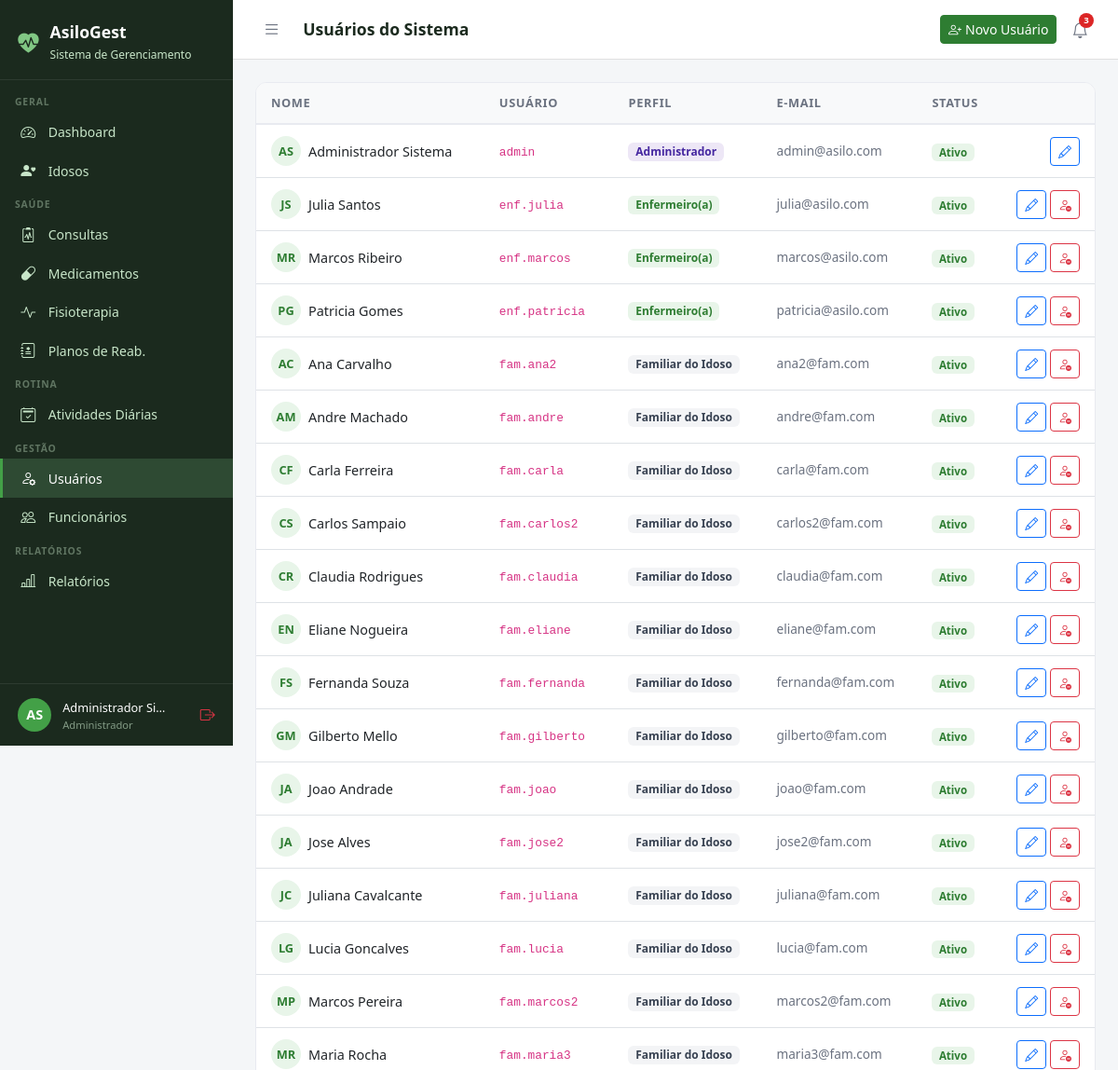
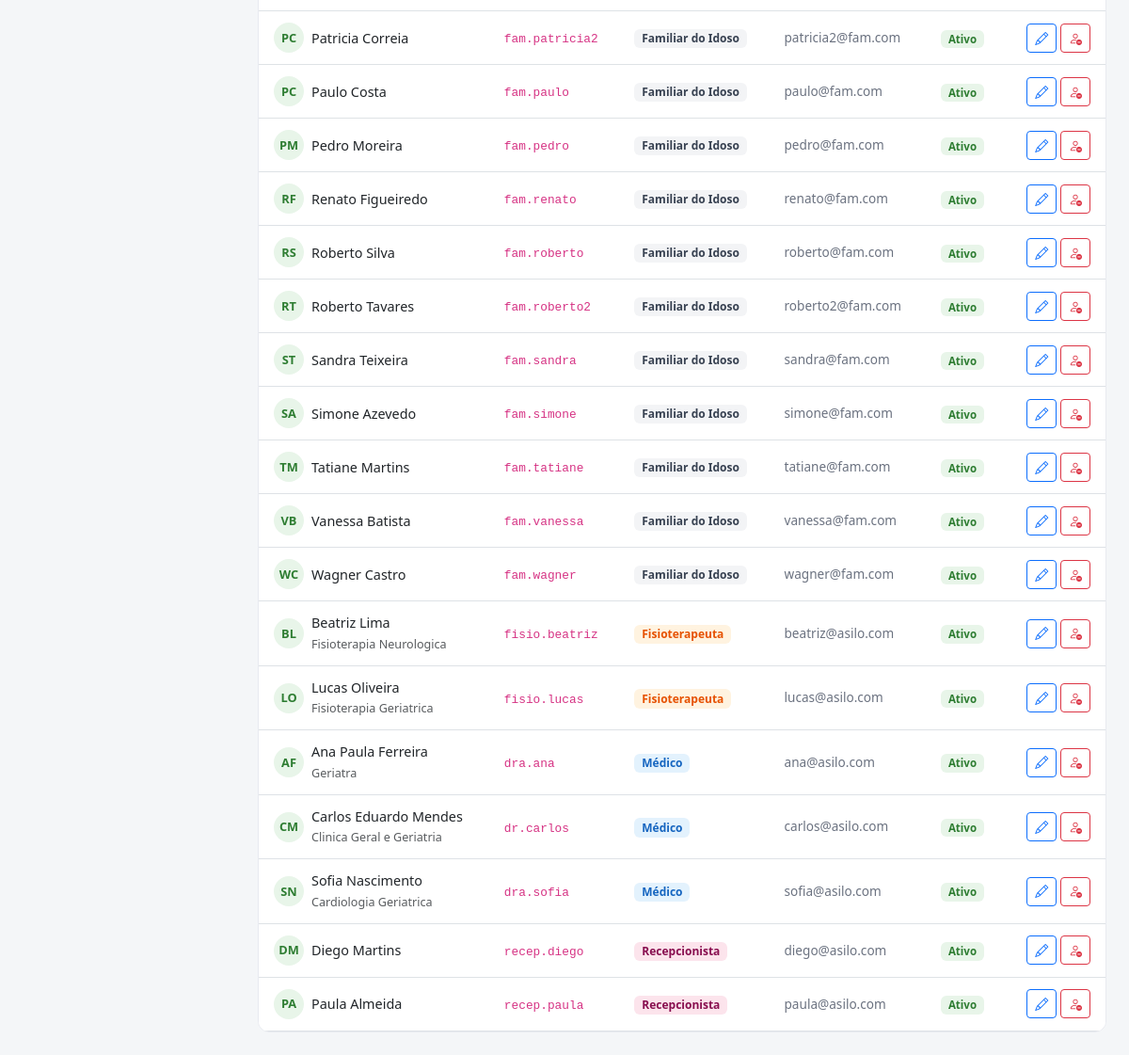
Screenshot of /usuarios/ (signed in) with the database file from the repository (2 pictures, top to bottom).
### core/models.py (models this page shows, shortened)
class Usuario(AbstractUser):
    PERFIL_CHOICES = [
        ('administrador', 'Administrador'),
        ('medico', 'Médico'),
        ('fisioterapeuta', 'Fisioterapeuta'),
        ('enfermeiro', 'Enfermeiro(a)'),
        ('recepcionista', 'Recepcionista'),
        ('familiar', 'Familiar do Idoso'),
    ]
    perfil = models.CharField(
        max_length=20, choices=PERFIL_CHOICES,
        default='recepcionista', verbose_name='Perfil de Acesso'
    )
    telefone = models.CharField(max_length=15, blank=True, verbose_name='Telefone')
    cpf = models.CharField(max_length=14, unique=True, null=True, blank=True, verbose_name='CPF')
    foto = models.ImageField(upload_to='usuarios/', blank=True, null=True, verbose_name='Foto')
    data_nascimento = models.DateField(null=True, blank=True, verbose_name='Data de Nascimento')
    especialidade = models.CharField(
        max_length=100, blank=True, verbose_name='Especialidade',
        help_text='Preencha para Médico ou Fisioterapeuta'
    )
    data_admissao = models.DateField(null=True, blank=True, verbose_name='Data de Admissão')
    primeiro_acesso = models.BooleanField(
        default=True, verbose_name='Primeiro Acesso',
        help_text='Usuário deve definir senha no primeiro login'
    )
    ativo = models.BooleanField(default=True, verbose_name='Ativo')
    criado_em = models.DateTimeField(auto_now_add=True)
    class Meta:
        verbose_name = 'Usuário'
        verbose_name_plural = 'Usuários'
        ordering = ['first_name', 'last_name']
    @property
    def is_administrador(self):
        return self.perfil == 'administrador' or self.is_superuser
    @property
    def is_fisioterapeuta(self):
        return self.perfil == 'fisioterapeuta'
    @property
    def is_recepcionista(self):
        return self.perfil == 'recepcionista'
    @property
    def is_familiar(self):
        return self.perfil == 'familiar'
    @property
    def pode_ver_saude(self):
        return (self.is_administrador or self.is_medico
                or self.is_fisioterapeuta or self.is_enfermeiro)
    @property
    def pode_cadastrar_usuarios(self):
        return self.is_administrador or self.is_recepcionista
    @property
    def pode_administrar(self):
        return self.is_administrador

### core/views.py (the view)
# urls.py: path('usuarios/', views.usuarios_lista, name='usuarios_lista'),
@login_required
@admin_ou_recepcionista_required
def usuarios_lista(request):
    usuarios = Usuario.objects.all().order_by('perfil', 'first_name')
    if request.user.is_recepcionista:
        usuarios = usuarios.exclude(perfil='administrador')
    return render(request, 'usuarios/lista.html', {'usuarios': usuarios})

### templates/usuarios/lista.html (shortened to what this page needs)
{% extends 'base.html' %}
{% block page_title %}Usuários do Sistema{% endblock %}
{% block topbar_actions %}
{% if request.user.pode_cadastrar_usuarios %}
<a href="{% url 'usuario_novo' %}" class="btn btn-primary btn-sm">
  <i class="bi bi-person-plus me-1"></i>Novo Usuário
</a>
{% endif %}
{% endblock %}
{% block content %}
<div class="table-card">
  <table class="table table-hover">
    <thead>
      <tr>
        <th>Nome</th>
        <th>Usuário</th>
        <th>Perfil</th>
        <th>E-mail</th>
        <th>Status</th>
        <th></th>
      </tr>
    </thead>
    <tbody>
      {% for u in usuarios %}
      <tr>
        <td>
          <div class="d-flex align-items-center gap-2">
            <div style="width:32px;height:32px;background:#E8F5E9;border-radius:50%;display:flex;align-items:center;justify-content:center;font-weight:700;font-size:.8rem;color:#2E7D32;flex-shrink:0;">
              {{ u.first_name|first|upper }}{{ u.last_name|first|upper }}
            </div>
            <div>
              <div style="font-weight:500;font-size:.9rem;">{{ u.get_full_name }}</div>
              {% if u.especialidade %}<small class="text-muted">{{ u.especialidade }}</small>{% endif %}
            </div>
          </div>
        </td>
        <td><code style="font-size:.8rem;">{{ u.username }}</code></td>
        <td>
          <span class="badge" style="
            {% if u.perfil == 'administrador' %}background:#EDE7F6;color:#4527A0;
            {% elif u.perfil == 'medico' %}background:#E3F2FD;color:#1565C0;
            {% elif u.perfil == 'enfermeiro' %}background:#E8F5E9;color:#2E7D32;
            {% elif u.perfil == 'fisioterapeuta' %}background:#FFF3E0;color:#E65100;
            {% elif u.perfil == 'recepcionista' %}background:#FCE4EC;color:#880E4F;
            {% else %}background:#F3F4F6;color:#374151;{% endif %}
            font-size:.75rem;font-weight:600;">
            {{ u.get_perfil_display }}
          </span>
        </td>
        <td style="font-size:.85rem;color:#6B7280;">{{ u.email }}</td>
        <td>
          {% if u.primeiro_acesso %}
            <span class="badge bg-warning text-dark" style="font-size:.72rem;">Aguardando 1º acesso</span>
          {% elif u.ativo %}
            <span class="badge" style="background:#E8F5E9;color:#2E7D32;font-size:.72rem;">Ativo</span>
          {% else %}
            <span class="badge" style="background:#FFEBEE;color:#C62828;font-size:.72rem;">Inativo</span>
          {% endif %}
        </td>
        <td class="text-end">
          {% if request.user.is_administrador or not u.is_administrador %}
          <a href="{% url 'usuario_editar' u.pk %}" class="btn btn-sm btn-outline-primary">
            <i class="bi bi-pencil"></i>
          </a>
          {% if request.user.is_administrador and u != request.user %}
          <a href="{% url 'usuario_excluir' u.pk %}" class="btn btn-sm btn-outline-danger">
            <i class="bi bi-person-dash"></i>
          </a>
          {% endif %}
          {% endif %}
        </td>
      </tr>
      {% empty %}
      <tr><td colspan="6" class="text-center py-4 text-muted">Nenhum usuário encontrado.</td></tr>
      {% endfor %}
    </tbody>
  </table>
</div>
{% endblock %}

### templates/base.html (shortened to what this page needs)
<!DOCTYPE html>
<html lang="pt-br">
<head>
  <link href="https://cdn.jsdelivr.net/npm/bootstrap@5.3.0/dist/css/bootstrap.min.css" rel="stylesheet">
  <link href="https://cdn.jsdelivr.net/npm/bootstrap-icons@1.11.0/font/bootstrap-icons.css" rel="stylesheet">
</head>
<body>
{% if user.is_authenticated %}
<div id="sidebar">
  <div class="sidebar-brand">
    <i class="bi bi-heart-pulse-fill" style="color:#81C784;font-size:1.4rem;"></i>
    <div>
      <h5 style="margin:0;">AsiloGest</h5>
      <small>Sistema de Gerenciamento</small>
    </div>
  </div>
  <nav class="sidebar-nav">
    <div class="nav-section">Geral</div>
    <a href="{% url 'dashboard' %}" class="sidebar-link {% if request.resolver_match.url_name == 'dashboard' %}active{% endif %}">
      <i class="bi bi-speedometer2"></i> Dashboard
    </a>
    <a href="{% url 'idosos:lista' %}" class="sidebar-link">
      <i class="bi bi-person-heart"></i>
      {% if user.is_familiar %}Meus Familiares{% else %}Idosos{% endif %}
    </a>
    {% if user.pode_ver_saude or user.is_familiar %}
    <div class="nav-section">Saúde</div>
    <a href="{% url 'consultas:lista' %}" class="sidebar-link">
      <i class="bi bi-clipboard2-pulse"></i> Consultas
    </a>
    <a href="{% url 'medicamentos:lista' %}" class="sidebar-link">
      <i class="bi bi-capsule"></i> Medicamentos
    </a>
    <a href="{% url 'fisioterapia:lista' %}" class="sidebar-link">
      <i class="bi bi-activity"></i> Fisioterapia
    </a>
    {% if user.pode_ver_saude and not user.is_familiar %}
    <a href="{% url 'fisioterapia:planos_lista' %}" class="sidebar-link">
      <i class="bi bi-journal-medical"></i> Planos de Reab.
    </a>
    {% endif %}
    {% endif %}
    <div class="nav-section">Rotina</div>
    <a href="{% url 'atividades:lista' %}" class="sidebar-link">
      <i class="bi bi-calendar2-check"></i> Atividades Diárias
    </a>
    {% if user.pode_cadastrar_usuarios %}
    <div class="nav-section">Gestão</div>
    <a href="{% url 'usuarios_lista' %}" class="sidebar-link">
      <i class="bi bi-person-gear"></i> Usuários
    </a>
    {% endif %}
    {% if user.pode_administrar %}
    <a href="{% url 'funcionarios:lista' %}" class="sidebar-link">
      <i class="bi bi-people"></i> Funcionários
    </a>
    {% endif %}
    {% if user.pode_ver_saude or user.pode_administrar %}
    <div class="nav-section">Relatórios</div>
    <a href="{% url 'relatorios:lista' %}" class="sidebar-link">
      <i class="bi bi-bar-chart-line"></i> Relatórios
    </a>
    {% endif %}
  </nav>
  <div class="sidebar-user">
    <div class="avatar">{{ user.first_name|first|upper }}{{ user.last_name|first|upper }}</div>
    <div class="info" style="min-width:0;flex:1;">
      <span>{{ user.get_full_name|truncatechars:18 }}</span>
      <small>{{ user.get_perfil_display }}</small>
    </div>
    <a href="{% url 'logout' %}" class="text-danger" title="Sair" style="flex-shrink:0;">
      <i class="bi bi-box-arrow-right"></i>
    </a>
  </div>
</div>
<div id="main">
  <div class="topbar">
    <div class="topbar-left">
      <button class="btn-toggle-sidebar" onclick="toggleSidebar()" title="Menu">
        <i class="bi bi-list"></i>
      </button>
      <h4>{% block page_title %}{% endblock %}</h4>
    </div>
    <div class="d-flex align-items-center gap-2">
      {% block topbar_actions %}{% endblock %}
      <div style="position:relative;">
        <button class="notif-btn" id="notifBtn" onclick="toggleNotif()" title="Notificações">
          <i class="bi bi-bell"></i>
          {% if notif_count %}
          <span class="notif-badge">{{ notif_count }}</span>
          {% endif %}
        </button>
      </div>
    </div>
  </div>
  <div class="content">
    {% block content %}{% endblock %}
  </div>
</div>
{% else %}
{% block full_content %}{% endblock %}
{% endif %}
</body>
</html>

### templates/base.html (style rules this page uses)
:root { --sidebar-width: 250px; --primary: #2E7D32; --primary-light: #43A047; --accent: #1565C0; --bg-sidebar: #1B2A1E; --bg-sidebar-hover: #2E4A33; --text-sidebar: #C8E6C9; --transition: 0.3s ease; }
body { background: #F4F6F8; font-family: 'Segoe UI', sans-serif; }
#sidebar { position: fixed; top: 0; left: 0; width: var(--sidebar-width); height: 100vh; background: var(--bg-sidebar); z-index: 1000; display: flex; flex-direction: column; overflow-y: auto; transition: transform var(--transition); }
.sidebar-brand { padding: 1.5rem 1.2rem 1rem; border-bottom: 1px solid rgba(255,255,255,0.08); display: flex; align-items: center; gap: .75rem; }
.sidebar-brand h5 { color: #fff; font-weight: 700; margin: 0; font-size: 1.1rem; }
.sidebar-brand small { color: var(--text-sidebar); font-size: .75rem; }
.sidebar-nav { padding: .5rem 0; flex: 1; }
.nav-section { padding: .5rem 1rem .2rem; color: rgba(200,230,201,.4); font-size: .65rem; font-weight: 700; letter-spacing: .08em; text-transform: uppercase; }
.sidebar-link { display: flex; align-items: center; gap: .65rem; padding: .55rem 1.2rem; color: var(--text-sidebar); text-decoration: none; font-size: .875rem; transition: all .2s; border-left: 3px solid transparent; }
.sidebar-link:hover, .sidebar-link.active { background: var(--bg-sidebar-hover); color: #fff; border-left-color: var(--primary-light); }
.sidebar-link i { font-size: 1rem; width: 1.2rem; }
.sidebar-user { padding: .8rem 1.2rem; border-top: 1px solid rgba(255,255,255,0.08); display: flex; align-items: center; gap: .75rem; }
.sidebar-user .avatar { width: 36px; height: 36px; background: var(--primary-light); border-radius: 50%; display: flex; align-items: center; justify-content: center; color: #fff; font-weight: 700; font-size: .9rem; flex-shrink: 0; }
.sidebar-user .info small { color: rgba(200,230,201,.6); font-size: .7rem; display: block; }
.sidebar-user .info span { color: #fff; font-size: .8rem; }
#main { margin-left: var(--sidebar-width); min-height: 100vh; display: flex; flex-direction: column; transition: margin-left var(--transition); }
.topbar { background: #fff; border-bottom: 1px solid #E0E0E0; padding: .75rem 1.5rem; display: flex; align-items: center; justify-content: space-between; position: sticky; top: 0; z-index: 999; }
.topbar-left { display: flex; align-items: center; gap: 1rem; }
.topbar h4 { margin: 0; font-size: 1.1rem; font-weight: 600; color: #1B2A1E; }
.btn-toggle-sidebar { background: none; border: none; padding: .4rem .5rem; color: #6B7280; cursor: pointer; border-radius: 6px; font-size: 1.2rem; line-height: 1; transition: background .2s, color .2s; }
.notif-btn { position: relative; background: none; border: none; padding: .4rem .5rem; color: #6B7280; cursor: pointer; border-radius: 6px; font-size: 1.1rem; transition: background .2s, color .2s; }
.notif-badge { position: absolute; top: 2px; right: 2px; background: #DC2626; color: #fff; font-size: .6rem; font-weight: 700; min-width: 16px; height: 16px; border-radius: 8px; padding: 0 4px; display: flex; align-items: center; justify-content: center; }
.content { padding: 1.5rem; flex: 1; }
.table-card { background: #fff; border-radius: 12px; border: 1px solid #E8EAF0; overflow: hidden; }
.table-card .table { margin: 0; }
.table thead th { background: #F8F9FA; border-bottom: 2px solid #E8EAF0; font-size: .8rem; font-weight: 600; color: #6B7280; text-transform: uppercase; letter-spacing: .05em; padding: .75rem 1rem; }
.table td { padding: .75rem 1rem; vertical-align: middle; font-size: .9rem; }
.btn-primary { background: var(--primary); border-color: var(--primary); }

### rows the page displays
Usuario: first_name|first "A", last_name|first "S", get_full_name "Administrador Si…", perfil "Administrador", get_full_name "Administrador Sistema", username "admin", email "admin@asilo.com", primeiro_acesso "Ativo"
Usuario: first_name|first "J", last_name|first "S", get_full_name "Julia Santos", username "enf.julia", perfil "Enfermeiro(a)", email "julia@asilo.com", primeiro_acesso "Ativo"
Usuario: first_name|first "M", last_name|first "R", get_full_name "Marcos Ribeiro", username "enf.marcos", perfil "Enfermeiro(a)", email "marcos@asilo.com", primeiro_acesso "Ativo"
Usuario: first_name|first "P", last_name|first "G", get_full_name "Patricia Gomes", username "enf.patricia", perfil "Enfermeiro(a)", email "patricia@asilo.com", primeiro_acesso "Ativo"
Usuario: first_name|first "A", last_name|first "C", get_full_name "Ana Carvalho", username "fam.ana2", perfil "Familiar do Idoso", email "ana2@fam.com", primeiro_acesso "Ativo"
Usuario: first_name|first "A", last_name|first "M", get_full_name "Andre Machado", username "fam.andre", perfil "Familiar do Idoso", email "andre@fam.com", primeiro_acesso "Ativo"
Usuario: first_name|first "C", last_name|first "F", get_full_name "Carla Ferreira", username "fam.carla", perfil "Familiar do Idoso", email "carla@fam.com", primeiro_acesso "Ativo"
Usuario: first_name|first "C", last_name|first "S", get_full_name "Carlos Sampaio", username "fam.carlos2", perfil "Familiar do Idoso", email "carlos2@fam.com", primeiro_acesso "Ativo"
Usuario: first_name|first "C", last_name|first "R", get_full_name "Claudia Rodrigues", username "fam.claudia", perfil "Familiar do Idoso", email "claudia@fam.com", primeiro_acesso "Ativo"
Usuario: first_name|first "E", last_name|first "N", get_full_name "Eliane Nogueira", username "fam.eliane", perfil "Familiar do Idoso", email "eliane@fam.com", primeiro_acesso "Ativo"
Usuario: first_name|first "F", last_name|first "S", get_full_name "Fernanda Souza", username "fam.fernanda", perfil "Familiar do Idoso", email "fernanda@fam.com", primeiro_acesso "Ativo"
Usuario: first_name|first "G", last_name|first "M", get_full_name "Gilberto Mello", username "fam.gilberto", perfil "Familiar do Idoso", email "gilberto@fam.com", primeiro_acesso "Ativo"
Usuario: first_name|first "J", last_name|first "A", get_full_name "Joao Andrade", username "fam.joao", perfil "Familiar do Idoso", email "joao@fam.com", primeiro_acesso "Ativo"
Usuario: first_name|first "J", last_name|first "A", get_full_name "Jose Alves", username "fam.jose2", perfil "Familiar do Idoso", email "jose2@fam.com", primeiro_acesso "Ativo"
Usuario: first_name|first "J", last_name|first "C", get_full_name "Juliana Cavalcante", username "fam.juliana", perfil "Familiar do Idoso", email "juliana@fam.com", primeiro_acesso "Ativo"
Usuario: first_name|first "L", last_name|first "G", get_full_name "Lucia Goncalves", username "fam.lucia", perfil "Familiar do Idoso", email "lucia@fam.com", primeiro_acesso "Ativo"
Usuario: first_name|first "M", last_name|first "P", get_full_name "Marcos Pereira", username "fam.marcos2", perfil "Familiar do Idoso", email "marcos2@fam.com", primeiro_acesso "Ativo"
Usuario: first_name|first "M", last_name|first "R", get_full_name "Maria Rocha", username "fam.maria3", perfil "Familiar do Idoso", email "maria3@fam.com", primeiro_acesso "Ativo"
Usuario: first_name|first "P", last_name|first "C", get_full_name "Patricia Correia", username "fam.patricia2", perfil "Familiar do Idoso", email "patricia2@fam.com", primeiro_acesso "Ativo"
Usuario: first_name|first "P", last_name|first "C", get_full_name "Paulo Costa", username "fam.paulo", perfil "Familiar do Idoso", email "paulo@fam.com", primeiro_acesso "Ativo"
Usuario: first_name|first "P", last_name|first "M", get_full_name "Pedro Moreira", username "fam.pedro", perfil "Familiar do Idoso", email "pedro@fam.com", primeiro_acesso "Ativo"
Usuario: first_name|first "R", last_name|first "F", get_full_name "Renato Figueiredo", username "fam.renato", perfil "Familiar do Idoso", email "renato@fam.com", primeiro_acesso "Ativo"
Usuario: first_name|first "R", last_name|first "S", get_full_name "Roberto Silva", username "fam.roberto", perfil "Familiar do Idoso", email "roberto@fam.com", primeiro_acesso "Ativo"
Usuario: first_name|first "R", last_name|first "T", get_full_name "Roberto Tavares", username "fam.roberto2", perfil "Familiar do Idoso", email "roberto2@fam.com", primeiro_acesso "Ativo"
Usuario: first_name|first "S", last_name|first "T", get_full_name "Sandra Teixeira", username "fam.sandra", perfil "Familiar do Idoso", email "sandra@fam.com", primeiro_acesso "Ativo"
Usuario: first_name|first "S", last_name|first "A", get_full_name "Simone Azevedo", username "fam.simone", perfil "Familiar do Idoso", email "simone@fam.com", primeiro_acesso "Ativo"
Usuario: first_name|first "T", last_name|first "M", get_full_name "Tatiane Martins", username "fam.tatiane", perfil "Familiar do Idoso", email "tatiane@fam.com", primeiro_acesso "Ativo"
Usuario: first_name|first "V", last_name|first "B", get_full_name "Vanessa Batista", username "fam.vanessa", perfil "Familiar do Idoso", email "vanessa@fam.com", primeiro_acesso "Ativo"
Usuario: first_name|first "W", last_name|first "C", get_full_name "Wagner Castro", username "fam.wagner", perfil "Familiar do Idoso", email "wagner@fam.com", primeiro_acesso "Ativo"
Usuario: first_name|first "B", last_name|first "L", get_full_name "Beatriz Lima", especialidade "Fisioterapia Neurologica", username "fisio.beatriz", perfil "Fisioterapeuta", email "beatriz@asilo.com", primeiro_acesso "Ativo"
Usuario: first_name|first "L", last_name|first "O", get_full_name "Lucas Oliveira", especialidade "Fisioterapia Geriatrica", username "fisio.lucas", perfil "Fisioterapeuta", email "lucas@asilo.com", primeiro_acesso "Ativo"
Usuario: first_name|first "A", last_name|first "F", get_full_name "Ana Paula Ferreira", especialidade "Geriatra", username "dra.ana", perfil "Médico", email "ana@asilo.com", primeiro_acesso "Ativo"
Usuario: first_name|first "C", last_name|first "M", get_full_name "Carlos Eduardo Mendes", especialidade "Clinica Geral e Geriatria", username "dr.carlos", perfil "Médico", email "carlos@asilo.com", primeiro_acesso "Ativo"
Usuario: first_name|first "S", last_name|first "N", get_full_name "Sofia Nascimento", especialidade "Cardiologia Geriatrica", username "dra.sofia", perfil "Médico", email "sofia@asilo.com", primeiro_acesso "Ativo"
Usuario: first_name|first "D", last_name|first "M", get_full_name "Diego Martins", username "recep.diego", perfil "Recepcionista", email "diego@asilo.com", primeiro_acesso "Ativo"
Usuario: first_name|first "P", last_name|first "A", get_full_name "Paula Almeida", username "recep.paula", perfil "Recepcionista", email "paula@asilo.com", primeiro_acesso "Ativo"

### other values shown
{{ notif_count }} "3"
